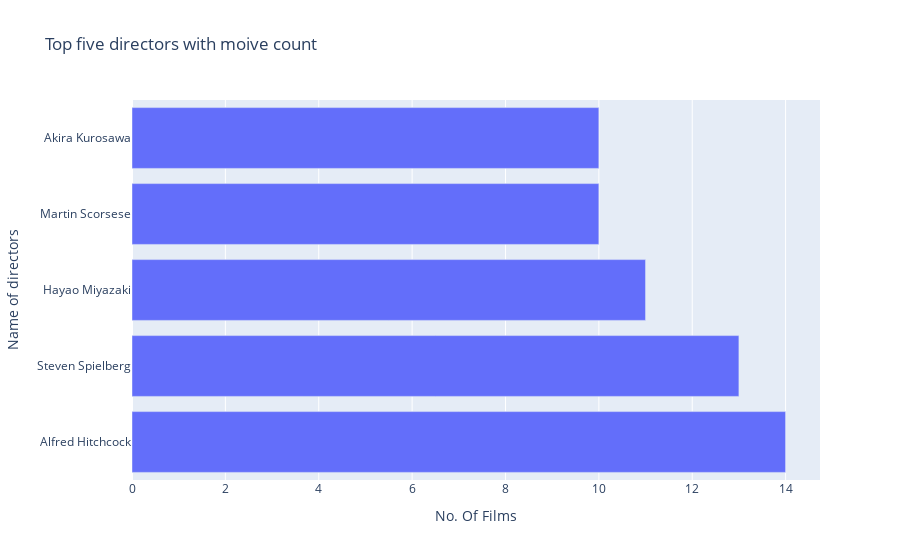

Source (notebook cell):
### Code cell
fig = px.bar(x=d.values,y=d.index, title="Top five directors with moive count")
fig.update_layout(xaxis_title="No. Of Films",yaxis_title="Name of directors")

### Figure 1 — Plotly figure (JSON) as saved in the notebook; plotly's stock layout.template omitted (floating-point values rounded to 4 significant figures)
{"data": [{"alignmentgroup": "True", "hovertemplate": "x=%{x}<br>y=%{y}<extra></extra>", "legendgroup": "", "marker": {"color": "#636efa", "pattern": {"shape": ""}}, "name": "", "offsetgroup": "", "orientation": "h", "showlegend": false, "textposition": "auto", "type": "bar", "x": [14, 13, 11, 10, 10], "xaxis": "x", "y": ["Alfred Hitchcock", "Steven Spielberg", "Hayao Miyazaki", "Martin Scorsese", "Akira Kurosawa"], "yaxis": "y"}], "layout": {"barmode": "relative", "legend": {"tracegroupgap": 0}, "title": {"text": "Top five directors with moive count"}, "xaxis": {"anchor": "y", "domain": [0, 1], "title": {"text": "No. Of Films"}}, "yaxis": {"anchor": "x", "domain": [0, 1], "title": {"text": "Name of directors"}}}}
